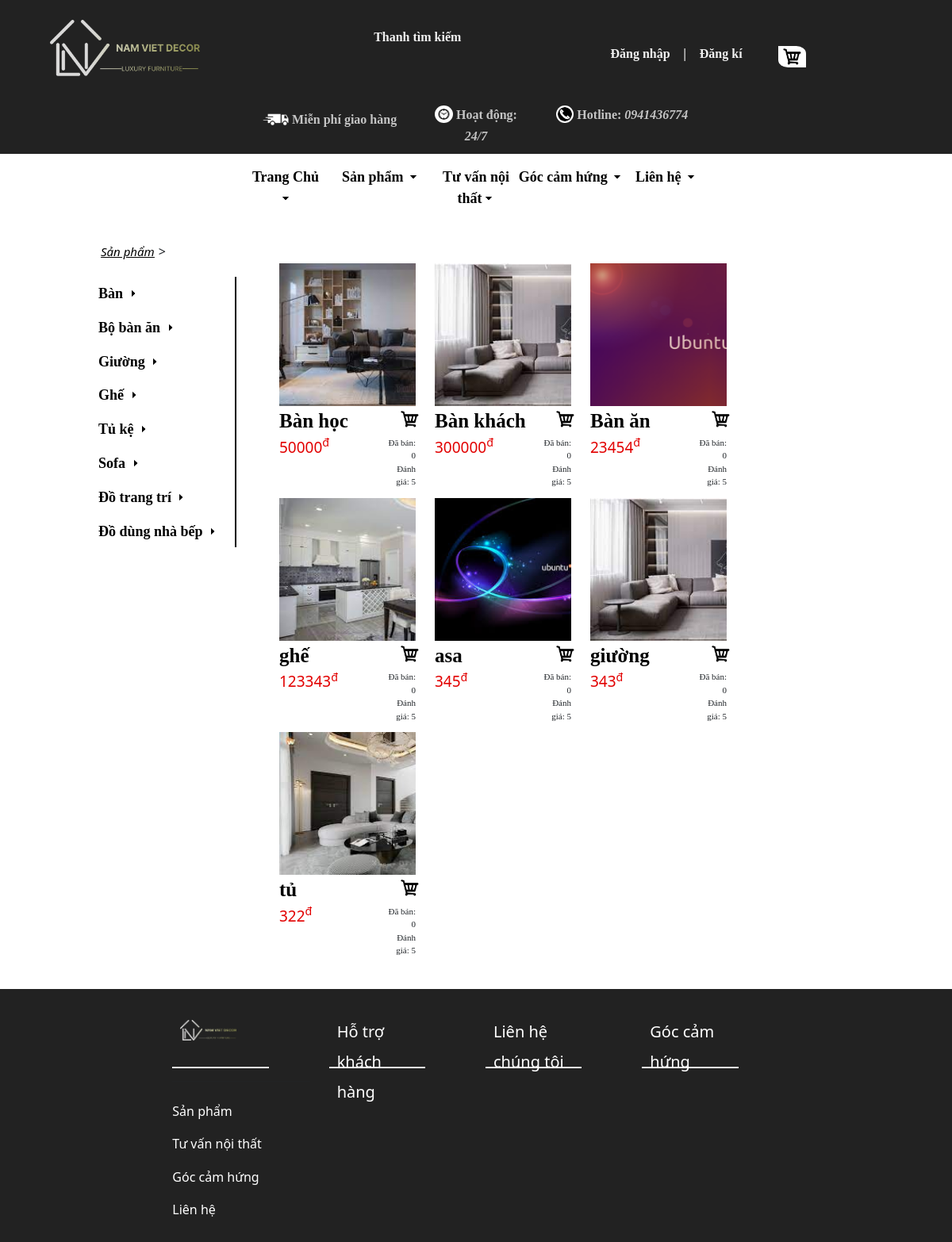
Page /sanpham/ on the committed database.
### sanpham/models.py (models this page shows, shortened)
class SanPham(models.Model):
    TenSP = models.CharField(max_length=30)
    LoaiSP = models.CharField(max_length=30)
    GiaSP = models.IntegerField()
    image = models.ImageField(null=True)
    DanhGia = 5
    LuotMua = 0
    TonKho = models.IntegerField()

### sanpham/views.py (the view)
# urls.py: path('', views.list, name='sanpham'),
def list(request):
    Data = {'SanPham': SanPham.objects.all()}
    return render(request, "sanpham.html", Data)

### sanpham/templates/sanpham.html (shortened to what this page needs)
{% extends "pages/base.html" %}
{% load static %}
{% block content %}
<div class="row">
    <div class="col-sm-1"></div>
    <div class="col-sm-2 menu">
        <div>
            <a href="{% url 'sanpham' %}" class="link-webs"><i><u>Sản phẩm</u></i></a>>
        </div>
        <div class="border_right menu-nav">
          <a class="nav-link item-menu" href="#">Bàn <i class="mui_ten right"></i></a>
          <a class="nav-link item-menu" href="#">Bộ bàn ăn <i class="mui_ten right"></i></a>
          <a class="nav-link item-menu" href="#">Giường <i class="mui_ten right"></i></a>
          <a class="nav-link item-menu" href="#">Ghế <i class="mui_ten right"></i></a>
          <a class="nav-link item-menu" href="#">Tủ kệ <i class="mui_ten right"></i></a>
          <a class="nav-link item-menu" href="#">Sofa <i class="mui_ten right"></i></a>
          <a class="nav-link item-menu" href="#">Đồ trang trí <i class="mui_ten right"></i></a>
          <a class="nav-link item-menu" href="#">Đồ dùng nhà bếp <i class="mui_ten right"></i></a>
        </div>
    </div>
    <div class="col-sm-6 content-web">
        <div class="row">
            {% for sanpham in SanPham %}
                <div class="col-sm-4 item-sp">
                        <a href="{{sanpham.id}}" class="image_sp"><div><img src="{{sanpham.image.url}}"/></div></a>
                        <div class="row">
                            <div class="col-sm-9">
                                <a href="{{sanpham.id}}" class="ten_sp">{{sanpham.TenSP}}</a>
                            </div>
                            <div class="col-sm-3 al-right">
                                <img src="{% static 'images/giohang.png' %}" class="gio_hang">
                            </div>
                        </div>
                        <div class="row">
                            <div class="col-sm-8 Gia">{{sanpham.GiaSP}}<sup>đ</sup></div>
                            <div class="col-sm-4 ban-danh_gia al-right">Đã bán: {{sanpham.LuotMua}} <br> Đánh giá: {{sanpham.DanhGia}}</div>
                        </div>
                </div>
            {% endfor %}
        </div>
    </div>
</div>
{% endblock %}

### home/static/css/base.css (style rules this page uses)
.mui_ten { border: 3px solid transparent; border-top: 3px solid; border-right: 3px solid; display: inline-block; }
.right { margin: 3px; transform: rotate(45deg); -webkit-transform: rotate(45deg); }
.item-menu { line-height: 1.6; display: block; color: black; font-weight: bold; font-size: 18px; font-family:verdana; position: relative; right: 0; left: auto; transition: .8s; padding: 7px 2px 6px 2px; border-radius: 6px; margin: 0 1px 1px 0; }
.item-menu:before { content: ""; position: absolute; top: 0; left: auto; right: 0; width: 0; height: 100%; background-color: black; transition: .5s; z-index: -1; border-radius: 6px; margin: 0 1px 1px 0; }
.menu-nav { color: #000000; margin-top: 20px; font-size: 18px; font-family:verdana; font-weight: bold; }
.link-webs { margin:5px; font-size: 15px; color: black; }
.menu { height: 100vh; min-width: 200px; position: sticky; position: -webkit-sticky; top: 0; z-index: 1000; transition: background-color 1s ease; overflow-y: hidden; padding-top: 25px; background:#ffffff }
.border_right { border-right: 2px solid black; }
.content-web { margin: 40px 10px 40px 30px; }

### home/static/css/sanpham.css (style rules this page uses)
.item-sp { padding-top: 12px; }
.Gia { font-size: 19px; color: rgb(226, 0, 0); }
.ban-danh_gia { font-size: 11px; font-family: verdana; }
.ten_sp { font-size: 25px; font-family: verdana; text-decoration: none; font-weight: bold; color: black; }
.image_sp { margin-bottom: 10px; }
.image_sp img { width:300px; height:180px; display:block; transition: all .3s ease; }
.image_sp div { display:block; overflow: hidden; }
.al-right { text-align: right; }

### home/static/css/body.css (style rules this page uses)
html, body { height: 100%; }

### rows in the picture
SanPham: image (picture), TenSP "Bàn học", GiaSP "50000", LuotMua "0", DanhGia "5"
SanPham: image (picture), TenSP "Bàn khách", GiaSP "300000", LuotMua "0", DanhGia "5"
SanPham: image (picture), TenSP "Bàn ăn", GiaSP "23454", LuotMua "0", DanhGia "5"
SanPham: image (picture), TenSP "ghế", GiaSP "123343", LuotMua "0", DanhGia "5"
SanPham: image (picture), TenSP "asa", GiaSP "345", LuotMua "0", DanhGia "5"
SanPham: image (picture), TenSP "giường", GiaSP "343", LuotMua "0", DanhGia "5"
SanPham: image (picture), TenSP "tủ", GiaSP "322", LuotMua "0", DanhGia "5"
